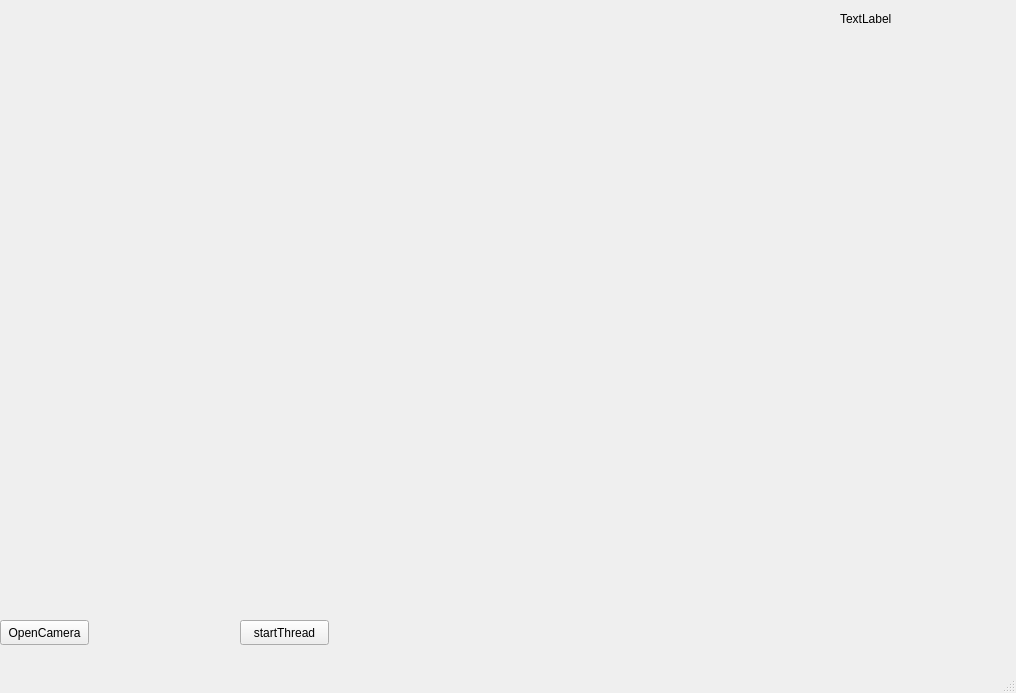
<?xml version="1.0" encoding="UTF-8"?>
<ui version="4.0">
 <class>MainWindow</class>
 <widget class="QMainWindow" name="MainWindow">
  <property name="geometry">
   <rect>
    <x>0</x>
    <y>0</y>
    <width>1016</width>
    <height>693</height>
   </rect>
  </property>
  <property name="windowTitle">
   <string>MainWindow</string>
  </property>
  <widget class="QWidget" name="centralwidget">
   <widget class="QPushButton" name="openCamera">
    <property name="geometry">
     <rect>
      <x>0</x>
      <y>620</y>
      <width>89</width>
      <height>25</height>
     </rect>
    </property>
    <property name="text">
     <string>OpenCamera</string>
    </property>
   </widget>
   <widget class="QLabel" name="imgLabel">
    <property name="geometry">
     <rect>
      <x>0</x>
      <y>0</y>
      <width>801</width>
      <height>591</height>
     </rect>
    </property>
    <property name="autoFillBackground">
     <bool>true</bool>
    </property>
    <property name="text">
     <string/>
    </property>
   </widget>
   <widget class="QPushButton" name="startThread">
    <property name="geometry">
     <rect>
      <x>240</x>
      <y>620</y>
      <width>89</width>
      <height>25</height>
     </rect>
    </property>
    <property name="text">
     <string>startThread</string>
    </property>
   </widget>
   <widget class="QLabel" name="label">
    <property name="geometry">
     <rect>
      <x>840</x>
      <y>10</y>
      <width>67</width>
      <height>17</height>
     </rect>
    </property>
    <property name="text">
     <string>TextLabel</string>
    </property>
   </widget>
  </widget>
  <widget class="QMenuBar" name="menubar">
   <property name="geometry">
    <rect>
     <x>0</x>
     <y>0</y>
     <width>1016</width>
     <height>22</height>
    </rect>
   </property>
  </widget>
  <widget class="QStatusBar" name="statusbar"/>
 </widget>
 <resources/>
 <connections/>
 <slots>
  <slot>on_opencamera_clicked()</slot>
 </slots>
</ui>
